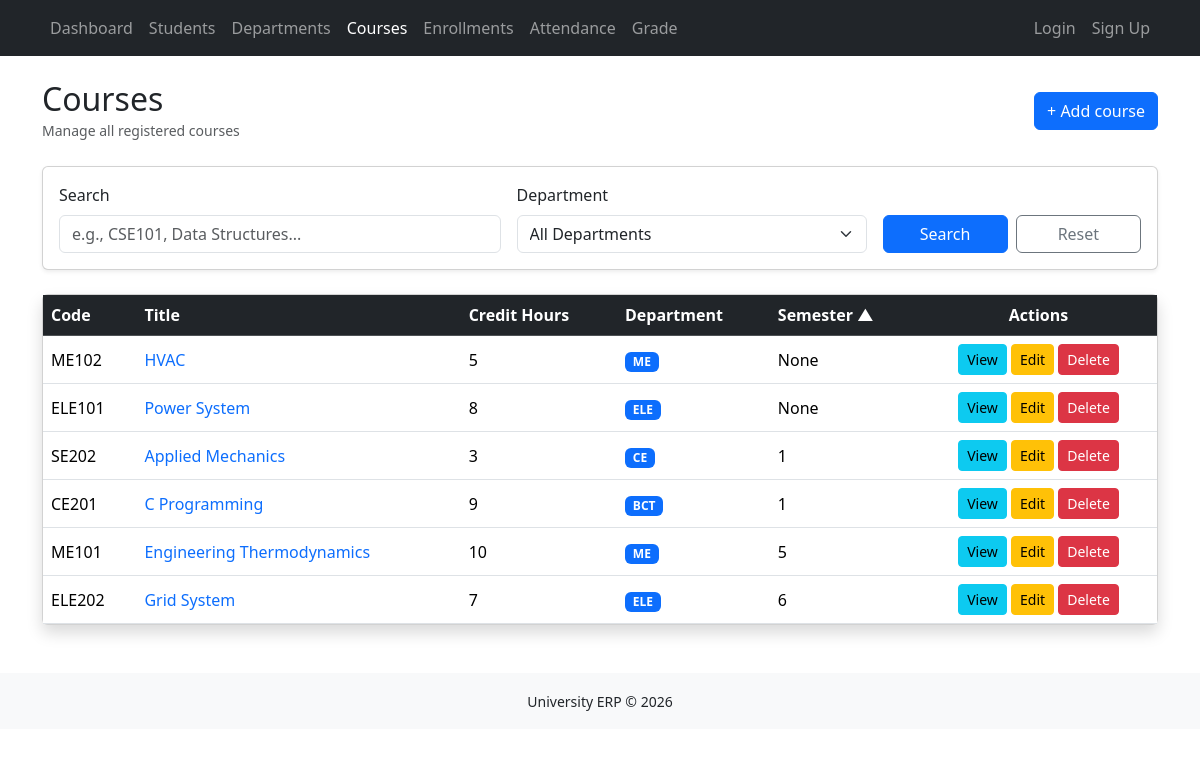
Page /courses/ on the committed database.
### courses/models.py (models this page shows, shortened)
class Course(TimeStampedMixin):
    SEMESTER_CHOICES = [
        (1, "Semester 1"),
        (2, "Semester 2"),
        (3, "Semester 3"),
        (4, "Semester 4"),
        (5, "Semester 5"),
        (6, "Semester 6"),
        (7, "Semester 7"),
        (8, "Semester 8"),
    ]
    code = models.CharField(max_length=20, unique=True)
    title = models.CharField(max_length=50)
    credit_hours = models.PositiveSmallIntegerField(default=3)
    department = models.ForeignKey(
        Department, on_delete=models.PROTECT, related_name="courses"
    )
    semester = models.PositiveSmallIntegerField(
        blank=True, null=True, choices=SEMESTER_CHOICES
    )
    description = models.TextField(blank=True)
    is_active = models.BooleanField(default=True)
    class Meta:
        ordering = ["semester", "code"]
        verbose_name = "Course"
        verbose_name_plural = "Courses"

### departments/models.py (models this page shows, shortened)
class Department(TimeStampedMixin):
    name = models.CharField(max_length=100, unique=True)
    code = models.CharField(max_length=10, unique=True)
    description = models.TextField(blank=True)
    class Meta:
        ordering = ["name"]
        verbose_name = "Department"
        verbose_name_plural = "Departments"

### courses/views.py (the view)
# urls.py: path("", views.course_list, name="course_list"),
def course_list(request):
    selected_department_id = request.GET.get("department", "").strip()
    search_query = request.GET.get("q", "")
    sort_key = request.GET.get("sort", DEFAULT_SORT)
    if sort_key not in SORT_OPTIONS:
        sort_key = DEFAULT_SORT
    queryset = Course.objects.select_related("department")
    if selected_department_id:
        queryset = queryset.filter(department_id=selected_department_id)
    if search_query:
        queryset = queryset.filter(
            Q(code__icontains=search_query) | Q(title__icontains=search_query)
        )
    if sort_key:
        queryset = queryset.order_by(*SORT_OPTIONS[sort_key])
    paginator = Paginator(queryset, settings.ITEMS_PER_PAGE)
    page_number = request.GET.get("page")
    page_obj = paginator.get_page(page_number)
    context = {
        "page_obj": page_obj,
        "search_query": search_query,
        "selected_department_id": selected_department_id,
        "departments": Department.objects.order_by("name"),
        "sort_key": sort_key,
    }
    return render(request, "courses/course_list.html", context)

### courses/templates/courses/course_list.html (shortened to what this page needs)
{% extends "base.html" %}
{% block content %}
<div class="d-flex justify-content-between align-items-center mb-4">
    <div>
        <h2 class="mb-0">Courses</h2>
        <small class="text-muted">
            Manage all registered courses
        </small>
    </div>
    <a
        href="{% url 'courses:course_create' %}"
        class="btn btn-primary">
        + Add course
    </a>
</div>
<form method="get" class="card shadow-sm mb-4">
    <div class="card-body">
        <div class="row g-3">
            <div class="col-lg-5">
                <label class="form-label">
                    Search
                </label>
                <input
                    type="text"
                    name="q"
                    class="form-control"
                    placeholder="e.g., CSE101, Data Structures..."
                    value="{{ search_query }}">
            </div>
            <div class="col-lg-4">
                <label class="form-label">
                    Department
                </label>
                <select
                    name="department"
                    class="form-select">
                    <option value="">
                        All Departments
                    </option>
                </select>
            </div>
            <div class="col-lg-3 d-flex align-items-end">
                <button
                    class="btn btn-primary me-2 w-100">
                    Search
                </button>
                <a
                    href="{% url 'courses:course_list' %}"
                    class="btn btn-outline-secondary w-100">
                    Reset
                </a>
            </div>
        </div>
    </div>
</form>
<div class="card shadow">
    <div class="card-body p-0">
        <table class="table table-hover align-middle mb-0">
            <thead class="table-dark">
                <tr>
                    <th>Code</th>
                    <th> Title </th>
                    <th>
                        <a class="text-white text-decoration-none"
                            href="?q={{ search_query|urlencode }}&department={{ selected_department_id }}&sort={% if sort_key == 'credit_hours' %}-credit_hours{% else %}credit_hours{% endif %}">
                             Credit Hours
                        </a>
                    </th>
                    <th>Department</th>
                    <th>
                        <a class="text-white text-decoration-none"
                            href="?q={{ search_query|urlencode }}&department={{ selected_department_id }}&sort={% if sort_key == 'semester' %}-semester{% else %}semester{% endif %}">
                             Semester
                            {% if sort_key == 'semester' %}
                                ▲
                            {% elif sort_key == '-semester' %}
                                ▼
                            {% endif %}
                        </a>
                    </th>
                    <th class="text-center">
                        Actions
                    </th>
                </tr>
            </thead>
            <tbody>
                {% for course in page_obj %}
                <tr>
                    <td>
                        {{course.code}}
                    </td>
                    <td>
                        <a
                            href="{% url 'courses:course_detail' course.pk %}"
                            class="text-decoration-none">
                            {{ course.title }}
                        </a>
                    </td>
                    <td>
                        {{ course.credit_hours }}
                    </td>
                    <td>
                        <span class="badge bg-primary">
                            {{ course.department.code }}
                        </span>
                    </td>
                    <td>
                        {{ course.semester }}
                    </td>
                    <td class="text-center">
                        <a
                            href="{% url 'courses:course_detail' course.pk %}"
                            class="btn btn-sm btn-info">
                            View
                        </a>
                        <a
                            href="{% url 'courses:course_update' course.pk %}"
                            class="btn btn-sm btn-warning">
                            Edit
                        </a>
                        <a
                            href="{% url 'courses:course_delete' course.pk %}"
                            class="btn btn-sm btn-danger">
                            Delete
                        </a>
                    </td>
                </tr>
                {% endfor %}
            </tbody>
        </table>
    </div>
</div>
{% endblock %}

### templates/base.html (shortened to what this page needs)
<!DOCTYPE html>
<html lang="en">
<head>
    <link
        href="https://cdn.jsdelivr.net/npm/bootstrap@5.3.3/dist/css/bootstrap.min.css"
        rel="stylesheet">
</head>
<body>
    {% include "includes/navbar.html" %}
    <div class="container mt-4">
        {% block content %}
        {% endblock %}
    </div>
    {% include "includes/footer.html" %}
</body>
</html>

### templates/includes/navbar.html (shortened to what this page needs)
<nav class="navbar navbar-expand-lg navbar-dark bg-dark" aria-label="Main navigation">
  <div class="container">
    <div class="collapse navbar-collapse" id="navbar">
      <ul class="navbar-nav me-auto">
        <li class="nav-item">
          <a class="nav-link {% if request.resolver_match.namespace == 'dashboard' %}active{% endif %}"
             href="{% url 'dashboard:dashboard' %}">
            Dashboard
          </a>
        </li>
        <li class="nav-item">
          <a class="nav-link {% if request.resolver_match.view_name == 'students:student_list' %}active{% endif %}"
             href="{% url 'students:student_list' %}">
            Students
          </a>
        </li>
        <li class="nav-item">
          <a class="nav-link {% if request.resolver_match.view_name == 'departments:department_list' %}active{% endif %}"
             href="{% url 'departments:department_list' %}">
            Departments
          </a>
        </li>
        <li class="nav-item">
          <a class="nav-link {% if request.resolver_match.view_name == 'courses:course_list' %}active{% endif %}"
             {% if request.resolver_match.view_name == 'courses:course_list' %}aria-current="page"{% endif %}
             href="{% url 'courses:course_list' %}">
            Courses
          </a>
        </li>
        <li class="nav-item">
          <a class="nav-link {% if request.resolver_match.namespace == 'enrollments' %}active{% endif %}"
             href="{% url 'enrollments:enrollment_list' %}">
            Enrollments
          </a>
        </li>
        <li class="nav-item">
          <a class="nav-link {% if request.resolver_match.namespace == 'attendance' %}active{% endif %}"
             href="{% url 'attendance:attendance_list' %}">
            Attendance
          </a>
        </li>
        <li class="nav-item">
          <a class="nav-link {% if request.resolver_match.namespace == 'grades' %}active{% endif %}"
             href="{% url 'grades:grade_list' %}">
            Grade
          </a>
        </li>
      </ul>
      <ul class="navbar-nav">
        {% if user.is_authenticated %}
        <li class="nav-item dropdown">
          <a class="nav-link dropdown-toggle {% if request.resolver_match.view_name == 'accounts:profile' %}active{% endif %}" href="#" id="userDropdown" role="button" data-bs-toggle="dropdown" aria-expanded="false">
            {{ user.username }}
          </a>
          <ul class="dropdown-menu dropdown-menu-end" aria-labelledby="userDropdown">
            <li>
              <a class="dropdown-item {% if request.resolver_match.view_name == 'accounts:profile' %}active{% endif %}" href="{% url 'accounts:profile' %}">Profile</a>
            </li>
            <li>
              <a class="dropdown-item {% if request.resolver_match.view_name == 'accounts:password_change' %}active{% endif %}" href="{% url 'accounts:password_change' %}">
                Change Password
              </a>
            </li>
            <li><hr class="dropdown-divider" /></li>
            <li>
              <form action="{% url 'accounts:logout' %}" method="post" class="m-0">
                {% csrf_token %}
                <button type="submit" class="dropdown-item">Logout</button>
              </form>
            </li>
          </ul>
        </li>
        {% else %}
        <li class="nav-item">
          <a class="nav-link {% if request.resolver_match.view_name == 'accounts:login' %}active{% endif %}" href="{% url 'accounts:login' %}">Login</a>
        </li>
        <li class="nav-item">
          <a class="nav-link {% if request.resolver_match.view_name == 'accounts:signup' %}active{% endif %}" href="{% url 'accounts:signup' %}">
            Sign Up
          </a>
        </li>
        {% endif %}
      </ul>
    </div>
  </div>
</nav>

### templates/includes/footer.html
<footer class="bg-light mt-5">
    <div class="container py-3 text-center">
        <small>
            University ERP © 2026
        </small>
    </div>
</footer>

### rows in the picture
Course: code "ME102", title "HVAC", credit_hours "5", department.code "ME", semester "None"
Course: code "ELE101", title "Power System", credit_hours "8", department.code "ELE", semester "None"
Course: code "SE202", title "Applied Mechanics", credit_hours "3", department.code "CE", semester "1"
Course: code "CE201", title "C Programming", credit_hours "9", department.code "BCT", semester "1"
Course: code "ME101", title "Engineering Thermodynamics", credit_hours "10", department.code "ME", semester "5"
Course: code "ELE202", title "Grid System", credit_hours "7", department.code "ELE", semester "6"
